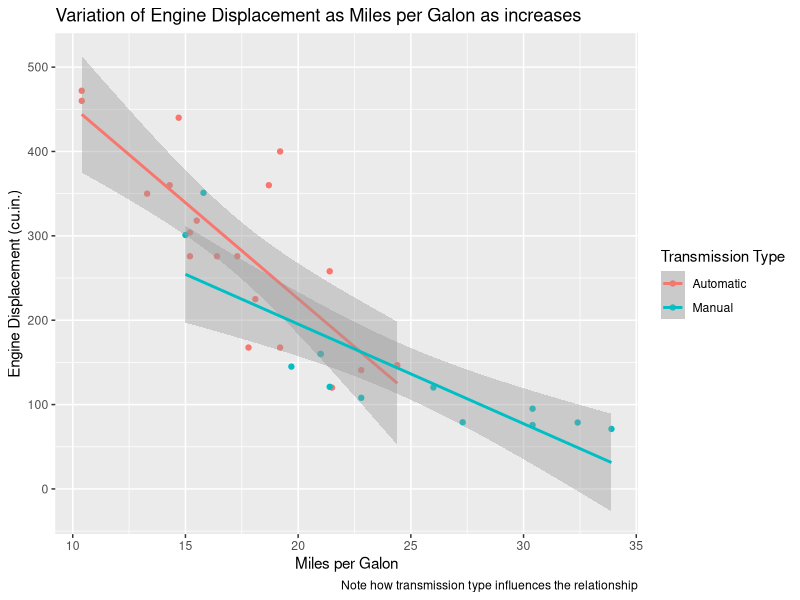
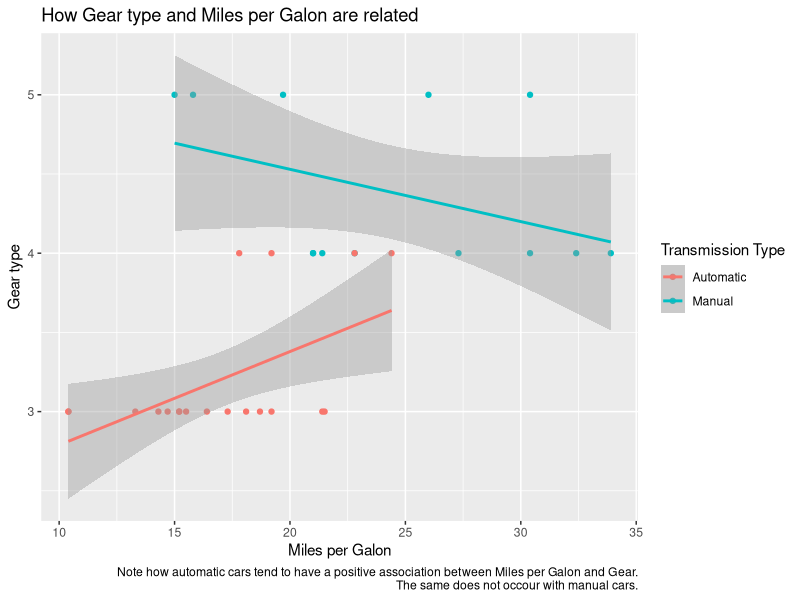
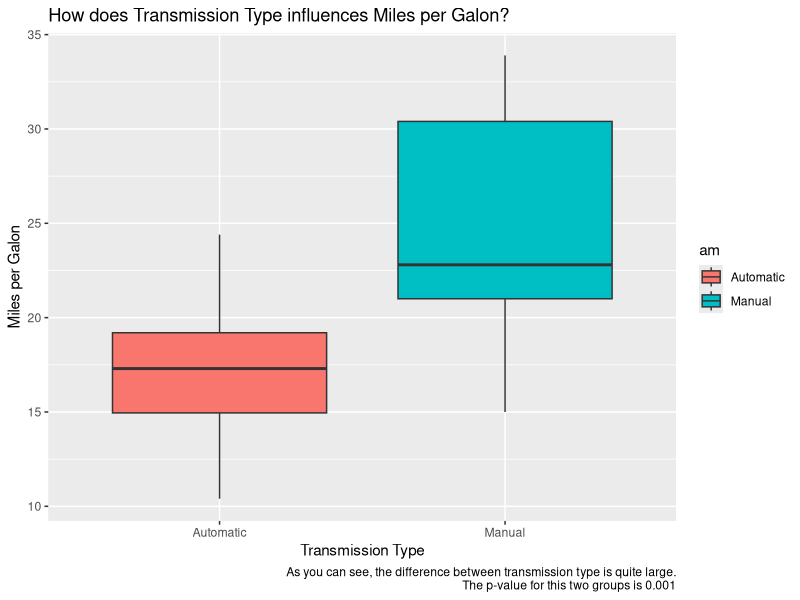
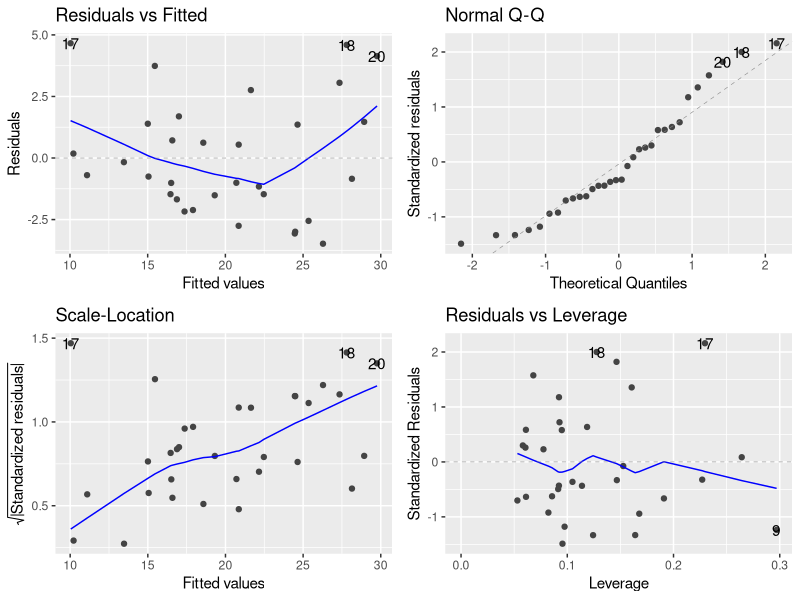

Recreate these plots in R, in order.
## ---- chunk 1
knitr::opts_chunk$set(echo = TRUE, include = TRUE, cache = TRUE, warning = FALSE, message = FALSE)
## ---- chunk 2
library(tidyverse)
library(magrittr)
library(GGally)
library(knitr)
library(glue)
library(ggfortify)
library(broom)

# set seed for reproducibility
set.seed(1)

d <- mtcars %>%
        as_tibble() %>% 
        mutate(am = factor(am, labels = c("Automatic", "Manual")),
               vs = factor(vs, labels = c("V", "S")),
               cyl = factor(cyl))

summary_d <- tibble(
    "Number of Rows" = nrow(d),
    "Number of Colunms" = ncol(d)
)

# show dataframe info
kable(
    summary_d,
    caption = "A summary of the dimensions of `mtcars` dataframe"
    )

kable(
    sample_n(d, 5),
    caption = "A quick look at the raw data"
)
## ---- chunk 3

ggplot(d) +
    geom_point(aes(mpg, disp, color = am)) +
    geom_smooth(aes(mpg, disp, color = am), method = "lm") +
    labs(
        title = "Variation of Engine Displacement as Miles per Galon as increases",
        caption = "Note how transmission type influences the relationship",
        x = "Miles per Galon",
        y = "Engine Displacement (cu.in.)"
    ) +
    scale_color_discrete(name = "Transmission Type")

ggplot(d) +
    geom_point(aes(mpg, gear, color = am)) +
    geom_smooth(aes(mpg, gear, color = am), method = "lm") +
    labs(
        title = "How Gear type and Miles per Galon are related",
        caption = "Note how automatic cars tend to have a positive association between Miles per Galon and Gear.
        The same does not occour with manual cars.",
        x = "Miles per Galon",
        y = "Gear type"
    ) +
    scale_color_discrete(name = "Transmission Type")


plot_t.test <- t.test(d$mpg ~ d$am)
ggplot(d) +
    geom_boxplot(aes(am, mpg, fill = am)) +
    scale_color_discrete(name = "Transmission Type") +
    labs(
        title = "How does Transmission Type influences Miles per Galon?",
        x = "Transmission Type",
        y = "Miles per Galon",
        caption = glue(
            "As you can see, the difference between transmission type is quite large.
            The p-value for this two groups is {round(plot_t.test$p.value, 3)}
            "
        )
    )
kable(plot_t.test$estimate, caption = "Summary of variation between transmission types")
## ---- chunk 4

cars_t.test <- t.test(d$mpg ~ d$am) %>% 
                tidy()
kable(cars_t.test, caption = "Student's T-test for `mtcars` dataframe")

cars_regression <- lm(mpg ~ ., data = d) %>%
                tidy()
kable(cars_regression, caption = "Linear Regression Model for `mtcars` dataframe")

## ---- chunk 5

cars_model <- lm(mpg ~ ., data = d)
plot_residual <- autoplot(
                    step(cars_model,
                         direction="both",
                         trace=FALSE)
)
plot_residual
